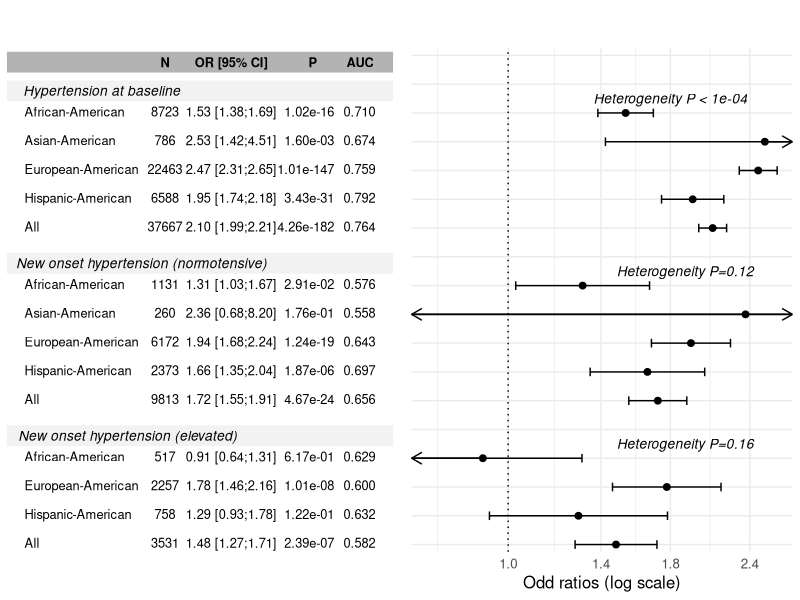

Generate this figure with R:
library(grid)
library(gridExtra)
library(ggplot2)
library(purrr)
library(data.table)
library(dplyr)
library(scales)


figure6_df<-read.csv("../Source_Data/2022-03-12_Data_figure6.csv")


# group the Trait and separate with an empty line
figure6_df<- figure6_df %>% 
             split(.$Trait) %>%
             purrr::map(~add_row(.,Trait=unique(.$Trait))) %>% 
             bind_rows()
  
head(figure6_df)

# Reorder row based on Trait
figure6_df<- figure6_df %>% arrange(match(Trait, c("HTN_at_baseline","normal_to_hypertension","elevated_to_hypertension")))

# remove last row 
figure6_df<-figure6_df[-nrow(figure6_df),]

# Add 2 new empty line on the top for the title purpose
figure6_df<- figure6_df %>% add_row(Trait=c(NA,NA),.before = 1)

#Add row number
figure6_df$ID<-1:nrow(figure6_df)

# reverse the order levels
figure6_df$ID<-factor(figure6_df$ID, levels = c(nrow(figure6_df):1))

#set min x axis

min_x<-min(figure6_df$ci_low, na.rm = T)+0.2

# add arrow position(>0), if OR ci_hi > 2.8, set arrow pos at 2.7
figure6_df <- figure6_df %>% mutate( arrow_max = ifelse(ci_hi > 2.8, 2.7 ,NA))

#add arrow position (< 0), if OR ci_hi < 0.8, set arrow pos at 0.9
figure6_df <- figure6_df %>% mutate( arrow_min = ifelse(ci_low < 0.8, 0.9 ,NA))

forest_plot <- ggplot(figure6_df, aes(x = OR, y = ID)) +
                      geom_errorbar(aes(xmin=ci_low, xmax=ci_hi), 
                                    width=.3, position=position_dodge(.6))+
                      geom_point(position=position_dodge(.5), size=2)+
                      geom_vline(xintercept = 1, linetype = 3) + 
                      xlab("Odd ratios (log scale)") + ggtitle(" ")+
                      coord_cartesian(xlim=c(0.75,2.63))+
                      scale_colour_identity() +
                      scale_y_discrete(limits = rev(figure6_df$ID),
                                       expand = c(0.0005,0.01)) + 
                      theme_minimal() +
                      scale_x_continuous(trans = "log", 
                                         breaks = c(0.6,1,1.4,1.8,2.4))+
                      theme(axis.text.y = element_blank(), 
                            axis.title.y = element_blank(), 
                            text = element_text(size=12),
                            plot.title = element_text(size=25))+
                    geom_segment(aes(y=ID, xend=arrow_max+.1, yend=ID), 
                                 arrow=arrow(length = unit(0.3, "cm")), show.legend = F)+
                    geom_segment(aes(y=ID, xend=arrow_min-0.195, yend=ID), 
                                 arrow=arrow(length = unit(0.3, "cm")), show.legend = F)+
                    annotate("text",x=1.8,y=16.5,
                             label = "Heterogeneity P < 1e-04", 
                             size=3.5,family="",fontface="italic" )  +
                    annotate("text",x=1.9,y=10.5,label = "Heterogeneity P=0.12",
                             size=3.5,family="",fontface="italic" )+
                    annotate("text",x=1.9,y=4.5,label = "Heterogeneity P=0.16", 
                             size=3.5,family="",fontface="italic" )




#### Add table / Info

## add separator for each trait with diffrent color
figure6_df$colour <- c("gray70","gray95" ,"white","white","white","white","white",
                       "gray95","white","white" ,"white","white","white",
                       "gray95","white" ,"white","white","white")

# make sure pvalue in scientific format
figure6_df$pval_assoc_with_outcome<-formatC(figure6_df$pval_assoc_with_outcome, format = "e", digits = 2)
figure6_df$AUC<-format(round(figure6_df$AUC, digits=3), nsmall = 3) 

figure6_df[]<-lapply(figure6_df, function(x) replace(x, grep("NA", x), ""))

# Add another empty line on the top(Title purpose)
figure6_df<-figure6_df %>% add_row(.before = 1)

info_table <- ggplot(data = figure6_df, aes(y = ID)) +
                    geom_hline(aes(yintercept = ID, colour = colour), 
                               size = 7) +
                    annotate("text", x = 2.6, y=18, 
                             label = "N", 
                             size=3.25, fontface="bold")+
                    annotate("text", x = 3.45, y=18, 
                              label = "OR [95% CI]", 
                              size=3.25,fontface="bold")+
                    annotate("text", x = 4.5, y=18, 
                              label = "P", 
                              size=3.25, fontface="bold")+
                    annotate("text", x = 5.1, y=18, 
                              label = "AUC", 
                              size=3.25, fontface="bold")+
                    annotate("text", x = 1.79, y=17, 
                              label = "Hypertension at baseline", 
                              size=3.5, fontface="italic")+
                    annotate("text", x = 2.3, y=11, 
                              label = "New onset hypertension (normotensive)", 
                              size=3.5, fontface="italic")+
                    annotate("text", x = 2.125, y=5, 
                              label = "New onset hypertension (elevated)", 
                              size=3.5, fontface="italic")+
                    geom_text(aes(x = 0.8, label = Race), 
                              size=3.25,hjust = 0, vjust=-0.3) +
                    geom_text(aes(x = 2.6, label = sample_size),
                              size=3.25,vjust=-0.3) +
                    geom_text(aes(x = 3.45, label = OR_CI),
                              size=3.25,vjust=-0.3)+ 
                    geom_text(aes(x = 4.77, label = pval_assoc_with_outcome),
                              size=3.25,vjust=-0.3,hjust = 1) + 
                    geom_text(aes(x = 5.3, label = AUC),
                              size=3.25,vjust=-0.3,hjust = 1) + 
                    scale_colour_identity() + 
                    ggtitle("")+
                    scale_y_discrete(limits = rev(figure6_df$ID), 
                                     expand = c(0.001,0.012)) +
                    theme_void() +
                    theme(plot.margin = margin(5, 5, 35, 5))

pdf("output/here", width = 8, height = 8)

grid.arrange(info_table,forest_plot, ncol = 2)

dev.off()



